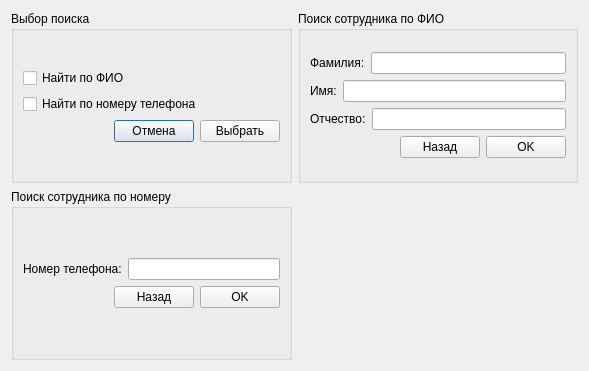
<?xml version="1.0" encoding="UTF-8"?>
<ui version="4.0">
 <class>Find_employee</class>
 <widget class="QDialog" name="Find_employee">
  <property name="geometry">
   <rect>
    <x>0</x>
    <y>0</y>
    <width>589</width>
    <height>371</height>
   </rect>
  </property>
  <property name="windowTitle">
   <string>Dialog</string>
  </property>
  <layout class="QGridLayout" name="gridLayout_4">
   <item row="0" column="0">
    <widget class="QGroupBox" name="choiceFind">
     <property name="title">
      <string>Выбор поиска</string>
     </property>
     <layout class="QGridLayout" name="gridLayout_3">
      <item row="0" column="0">
       <layout class="QVBoxLayout" name="verticalLayout">
        <item>
         <widget class="QCheckBox" name="findSNP_check">
          <property name="text">
           <string>Найти по ФИО</string>
          </property>
         </widget>
        </item>
        <item>
         <widget class="QCheckBox" name="findPhone_check">
          <property name="text">
           <string>Найти по номеру телефона</string>
          </property>
         </widget>
        </item>
        <item>
         <layout class="QHBoxLayout" name="horizontalLayout">
          <item>
           <spacer name="horizontalSpacer">
            <property name="orientation">
             <enum>Qt::Horizontal</enum>
            </property>
            <property name="sizeHint" stdset="0">
             <size>
              <width>40</width>
              <height>20</height>
             </size>
            </property>
           </spacer>
          </item>
          <item>
           <widget class="QPushButton" name="pushButton">
            <property name="text">
             <string>Отмена</string>
            </property>
           </widget>
          </item>
          <item>
           <widget class="QPushButton" name="OkFind_Btn">
            <property name="text">
             <string>Выбрать</string>
            </property>
           </widget>
          </item>
         </layout>
        </item>
       </layout>
      </item>
     </layout>
    </widget>
   </item>
   <item row="0" column="1">
    <widget class="QGroupBox" name="find_to_SNP">
     <property name="title">
      <string>Поиск сотрудника по ФИО</string>
     </property>
     <layout class="QGridLayout" name="gridLayout">
      <item row="0" column="0">
       <layout class="QVBoxLayout" name="verticalLayout_2">
        <item>
         <layout class="QHBoxLayout" name="horizontalLayout_2">
          <item>
           <widget class="QLabel" name="surname_label">
            <property name="text">
             <string>Фамилия:</string>
            </property>
           </widget>
          </item>
          <item>
           <widget class="QLineEdit" name="surnameFind_line"/>
          </item>
         </layout>
        </item>
        <item>
         <layout class="QHBoxLayout" name="horizontalLayout_3">
          <item>
           <widget class="QLabel" name="name_label">
            <property name="text">
             <string>Имя:</string>
            </property>
           </widget>
          </item>
          <item>
           <widget class="QLineEdit" name="nameFind_line"/>
          </item>
         </layout>
        </item>
        <item>
         <layout class="QHBoxLayout" name="horizontalLayout_4">
          <item>
           <widget class="QLabel" name="patrinymic_label">
            <property name="text">
             <string>Отчество:</string>
            </property>
           </widget>
          </item>
          <item>
           <widget class="QLineEdit" name="patranomicFind_line"/>
          </item>
         </layout>
        </item>
        <item>
         <layout class="QHBoxLayout" name="horizontalLayout_5">
          <item>
           <spacer name="horizontalSpacer_2">
            <property name="orientation">
             <enum>Qt::Horizontal</enum>
            </property>
            <property name="sizeHint" stdset="0">
             <size>
              <width>40</width>
              <height>20</height>
             </size>
            </property>
           </spacer>
          </item>
          <item>
           <widget class="QPushButton" name="backFindSNP_Btn">
            <property name="text">
             <string>Назад</string>
            </property>
           </widget>
          </item>
          <item>
           <widget class="QPushButton" name="OkFindSNP_Btn">
            <property name="text">
             <string>OK</string>
            </property>
           </widget>
          </item>
         </layout>
        </item>
       </layout>
      </item>
     </layout>
    </widget>
   </item>
   <item row="1" column="0">
    <widget class="QGroupBox" name="find_to_phine">
     <property name="title">
      <string>Поиск сотрудника по номеру</string>
     </property>
     <layout class="QGridLayout" name="gridLayout_2">
      <item row="0" column="0">
       <layout class="QVBoxLayout" name="verticalLayout_3">
        <item>
         <layout class="QHBoxLayout" name="horizontalLayout_7">
          <item>
           <widget class="QLabel" name="phoneFind_label">
            <property name="text">
             <string>Номер телефона:</string>
            </property>
           </widget>
          </item>
          <item>
           <widget class="QLineEdit" name="phoneFind_line"/>
          </item>
         </layout>
        </item>
        <item>
         <layout class="QHBoxLayout" name="horizontalLayout_6">
          <item>
           <spacer name="horizontalSpacer_3">
            <property name="orientation">
             <enum>Qt::Horizontal</enum>
            </property>
            <property name="sizeHint" stdset="0">
             <size>
              <width>40</width>
              <height>20</height>
             </size>
            </property>
           </spacer>
          </item>
          <item>
           <widget class="QPushButton" name="Back_find_to_phine">
            <property name="text">
             <string>Назад</string>
            </property>
           </widget>
          </item>
          <item>
           <widget class="QPushButton" name="OkFindPhone_Btn">
            <property name="text">
             <string>OK</string>
            </property>
           </widget>
          </item>
         </layout>
        </item>
       </layout>
      </item>
     </layout>
    </widget>
   </item>
  </layout>
 </widget>
 <resources/>
 <connections/>
</ui>
